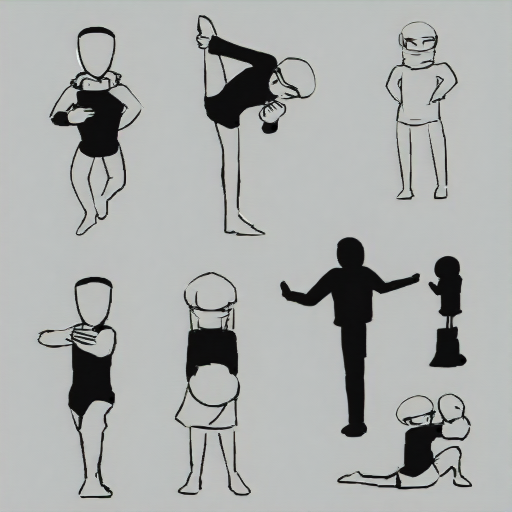
#> input picture assets/scatter_sheet_lineart_char.png, 1024 x 1024 px (shown at 1/2 size)
$ python -i blob_detect.py   (imports and definitions only)
#> lines starting #> are read from the running program, lines starting #| are printed output that depends on the picture; after the words box and inside, x2 and y2 are one past the last pixel; in counts of white or black regions, pixels touching at a corner belong together
#> further down, picture is the input picture: PIL image 1024x1024 RGB; mean R, G, B 169, 171.5, 170.1
"""cv2 ベース blob 検出 と 空白地帯計算。

ユーザの入力 sketch から:
- 各 blob (connected component) の bbox + 重心
- 全 blob を避けた 最大の axis-aligned 空白矩形

companion mode (= input + generated を空白地帯に並置) で使用。

依存: cv2, numpy (PIL は呼び出し側)
"""
from __future__ import annotations

from dataclasses import dataclass
from typing import List, Optional, Tuple

import cv2
import numpy as np


@dataclass
class Blob:
    """1 つの connected component"""
    bbox: Tuple[int, int, int, int]   # (x, y, w, h)
    centroid: Tuple[float, float]      # (cx, cy)
    area: int                          # px count


def detect_blobs(
    image_gray_or_pil,
    *,
    threshold: int = 200,
    min_area: int = 30,
) -> List[Blob]:
    """grayscale 画像 (or PIL Image) から 暗い領域 (=線画) の blob を列挙。

    Parameters
    ----------
    image_gray_or_pil
        cv2 grayscale ndarray もしくは PIL.Image
    threshold
        pixel < threshold を foreground (= 線) として扱う。 200 で 軽いノイズも拾う、
        128 で本格的な線のみ。
    min_area
        この px 数 未満の小 blob は ノイズ扱いで無視。

    Returns
    -------
    List[Blob]
        bbox / centroid / area で降順 (大きい順)。
    """
#> called with threshold = 200, min_area = 30
    if hasattr(image_gray_or_pil, "convert"):
        img = np.array(image_gray_or_pil.convert("L"))
    else:
        img = np.asarray(image_gray_or_pil)
        if img.ndim == 3:
            img = cv2.cvtColor(img, cv2.COLOR_RGB2GRAY)

    _, binary = cv2.threshold(img, threshold, 255, cv2.THRESH_BINARY_INV)
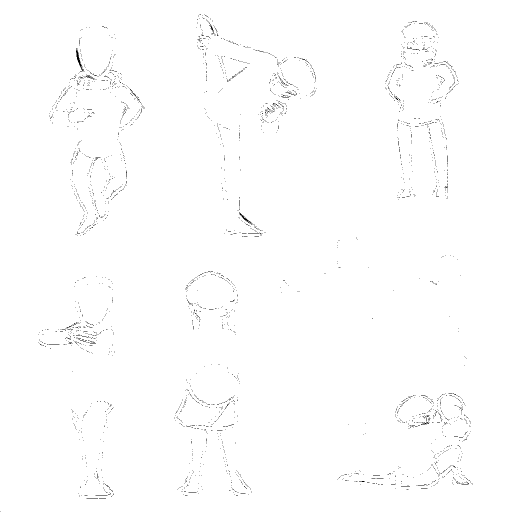
#> binary: shape (1024, 1024) (shown at 1/2 size); 99.4% white; black in thin lines or dots, all inside (x1, y1, x2, y2) = (0, 29, 945, 1024)
    # ノイズ除去 (open + close で 細切れ blob を統合)
    kernel = cv2.getStructuringElement(cv2.MORPH_RECT, (3, 3))
    binary = cv2.morphologyEx(binary, cv2.MORPH_CLOSE, kernel, iterations=2)
#> binary: shape (1024, 1024); every value is 255

    n_labels, labels, stats, centroids = cv2.connectedComponentsWithStats(
        binary, connectivity=8)
#> labels: shape (1024, 1024) int32; every value is 1
#> n_labels = 2; stats = [[-1, 2147483647, 0, 0, 0], [0, 0, 1024, 1024, 1048576]]; centroids = [[nan, nan], [511.5, 511.5]]

    blobs: List[Blob] = []
    # label 0 = 背景なのでスキップ
    for i in range(1, n_labels):
        x, y, w, h, area = stats[i]
        if area < min_area:
            continue
        cx, cy = centroids[i]
        blobs.append(Blob(
            bbox=(int(x), int(y), int(w), int(h)),
            centroid=(float(cx), float(cy)),
            area=int(area),
        ))
#> this loop made 1 pass
#> (x, y, w, h, area, cx, cy) on pass 1: (0, 0, 1024, 1024, 1048576, 511.5, 511.5)
#> after the loop, blobs = 1 item
    blobs.sort(key=lambda b: -b.area)
    return blobs


# [89 lines left out: functions union_bbox, find_largest_empty_rect, _self_test, not called in this run]


# [2 lines not run here, left out]

>>> from PIL import Image
>>> picture = Image.open('../assets/scatter_sheet_lineart_char.png')
>>> result = detect_blobs(picture)
#> result = 1 item
